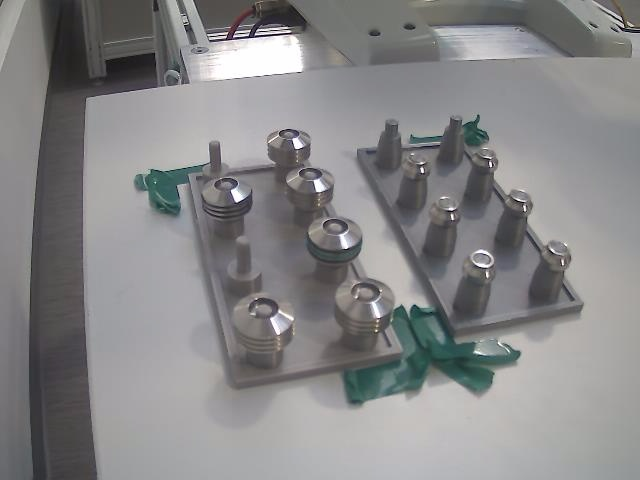
#> input picture bilder_schrauben/photo_1738594597.jpg, 640 x 480 px, given in place of the camera
$ python Camera.py
#> lines starting #> are read from the running program, lines starting #| are printed output that depends on the picture; after the words box and inside, x2 and y2 are one past the last pixel; in counts of white or black regions, pixels touching at a corner belong together
import cv2
import numpy as np

# Kamera starten
cap = cv2.VideoCapture(1)

if not cap.isOpened():
    print("Fehler: Kamera konnte nicht geöffnet werden.")
    exit()

while True:
    ret, frame = cap.read()
#> frame is the input picture: shape (480, 640, 3); mean B, G, R 135.8, 134.8, 135.1
    if not ret:
        print("Fehler: Kein Bild von der Kamera erhalten.")
        break

    # Bildvorverarbeitung
    gray = cv2.cvtColor(frame, cv2.COLOR_BGR2GRAY)
    blurred = cv2.GaussianBlur(gray, (5, 5), 0)
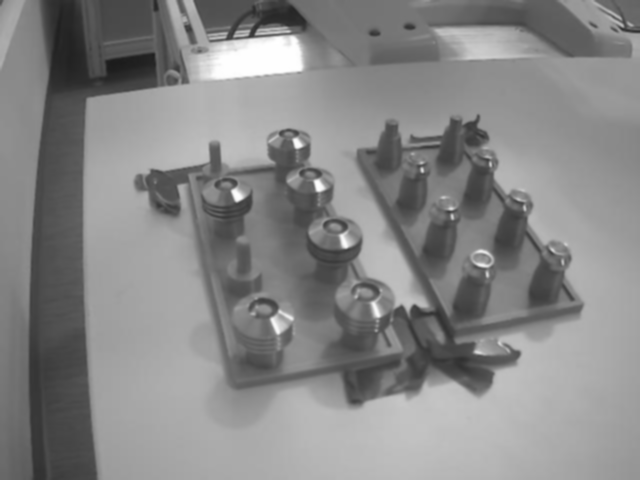
#> blurred: shape (480, 640); min 27, max 255, mean 135
    edges = cv2.Canny(blurred, 50, 150)
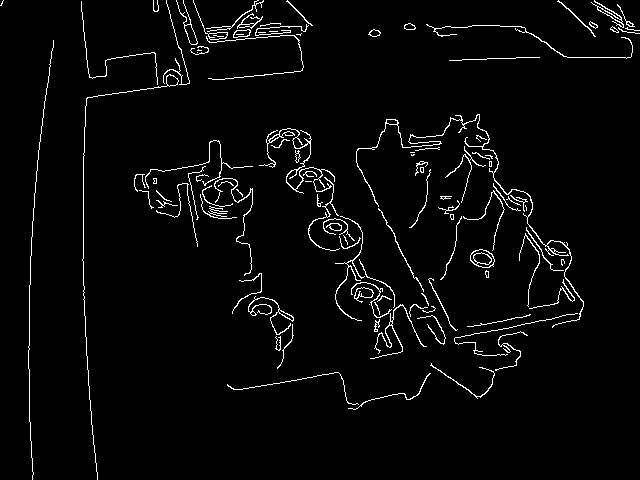
#> edges: shape (480, 640); 3.2% white in thin lines or dots


    contours, _ = cv2.findContours(edges, cv2.RETR_EXTERNAL, cv2.CHAIN_APPROX_SIMPLE)
#> contours = 109 contours, 69 with area under 20; largest, box (x1, y1, x2, y2) and area: (470, 249, 495, 268) 332, (356, 114, 584, 328) 242, (259, 128, 335, 194) 178, (176, 0, 198, 45) 156, (354, 287, 374, 303) 151

    for contour in contours:
        # Bounding Box erstellen
        x, y, w, h = cv2.boundingRect(contour)

        if w > 20 and h > 20:

            cv2.rectangle(frame, (x, y), (x + w, y + h), (0, 255, 0), 2)

            cv2.putText(frame, f"W:{w}, H:{h}", (x, y - 10), cv2.FONT_HERSHEY_SIMPLEX, 0.5, (0, 255, 0), 1)
#> this loop made 109 passes
#> (x, y, w, h) on passes 1 to 12: (348, 373, 83, 37), (227, 372, 132, 33), (430, 363, 65, 36), (275, 336, 6, 15), (495, 331, 33, 40), (277, 324, 17, 45), (374, 319, 6, 13), (417, 315, 29, 30), (467, 314, 64, 13), (454, 313, 124, 43), (422, 306, 14, 7), (409, 304, 19, 13)
#> (contour, x, y, w, h) on pass 53: ([[305, 181], [311, 181]], 305, 181, 7, 1)
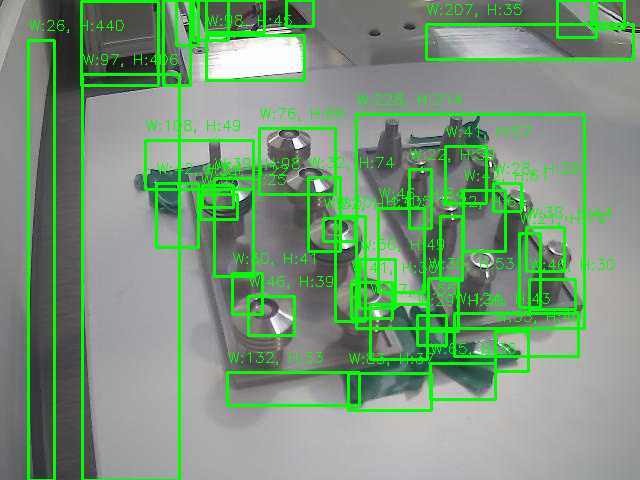
#> frame: shape (480, 640, 3); 11.91% of pixels changed, all inside (x1, y1, x2, y2) = (27, 0, 635, 480)

    cv2.imshow('Objekterkennung', frame)

    if cv2.waitKey(1) & 0xFF == ord('q'):
#> (key q is pressed here)
        break

cap.release()
cv2.destroyAllWindows()
